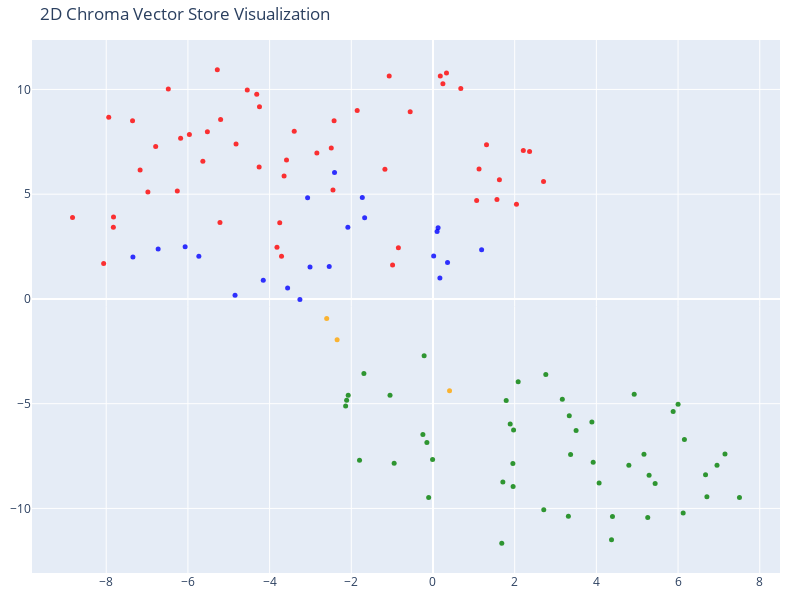

Notebook code for this chart:
### Code cell
# We humans find it easier to visalize things in 2D!
# Reduce the dimensionality of the vectors to 2D using t-SNE
# (t-distributed stochastic neighbor embedding)

tsne = TSNE(n_components=2, random_state=42)
reduced_vectors = tsne.fit_transform(vectors)

# Create the 2D scatter plot
fig = go.Figure(
    data=[
        go.Scatter(
            x=reduced_vectors[:, 0],
            y=reduced_vectors[:, 1],
            mode="markers",
            marker=dict(size=5, color=colors, opacity=0.8),
            text=[
                f"Type: {t}<br>Text: {d[:100]}..." for t, d in zip(doc_types, documents)
            ],
            hoverinfo="text",
        )
    ]
)

fig.update_layout(
    title="2D Chroma Vector Store Visualization",
    scene=dict(xaxis_title="x", yaxis_title="y"),
    width=800,
    height=600,
    margin=dict(r=20, b=10, l=10, t=40),
)

fig.show()

### Figure 1 — Plotly figure (JSON) as saved in the notebook; plotly's stock layout.template omitted (floating-point values rounded to 4 significant figures)
{"data": [{"hoverinfo": "text", "marker": {"color": ["blue", "blue", "blue", "blue", "blue", "blue", "blue", "blue", "blue", "blue", "blue", "blue", "blue", "blue", "blue", "blue", "blue", "blue", "blue", "blue", "blue", "red", "red", "red", "red", "red", "red", "red", "red", "red", "red", "red", "red", "red", "red", "red", "red", "red", "red", "red", "red", "red", "red", "red", "red", "red", "red", "red", "red", "red", "red", "red", "red", "red", "red", "red", "red", "red", "red", "red", "red", "red", "red", "red", "red", "red", "red", "red", "red", "red", "red", "red", "red", "orange", "orange", "orange", "green", "green", "green", "green", "green", "green", "green", "green", "green", "green", "green", "green", "green", "green", "green", "green", "green", "green", "green", "green", "green", "green", "green", "green", "green", "green", "green", "green", "green", "green", "green", "green", "green", "green", "green", "green", "green", "green", "green", "green", "green", "green", "green", "green", "green", "green", "green"], "opacity": 0.8, "size": 5}, "mode": "markers", "text": ["Type: products<br>Text: # Product Summary\n\n# Rellm: AI-Powered Enterprise Reinsurance Solution\n\n## Summary\n\nRellm is an inno...", "Type: products<br>Text: ### Seamless Integrations\nRellm's architecture is designed for effortless integration with existing ...", "Type: products<br>Text: ### Regulatory Compliance Tools\nRellm includes built-in compliance tracking features to help organiz...", "Type: products<br>Text: Join the growing number of organizations leveraging Rellm to enhance their reinsurance processes whi...", "Type: products<br>Text: Experience the future of reinsurance with Rellm, where innovation meets reliability. Let Insurellm h...", "Type: products<br>Text: # Product Summary\n\n# Markellm\n\n## Summary\n\nMarkellm is an innovative two-sided marketplace designed ...", "Type: products<br>Text: - **User-Friendly Interface**: Designed with user experience in mind, Markellm features an intuitive...", "Type: products<br>Text: - **Customer Support**: Our dedicated support team is always available to assist both consumers and ...", "Type: products<br>Text: ### For Insurance Companies:\n- **Basic Listing Fee**: $199/month for a featured listing on the platf...", "Type: products<br>Text: ### Q3 2025\n- Initiate a comprehensive marketing campaign targeting both consumers and insurers to i...", "Type: products<br>Text: # Product Summary\n\n# Homellm\n\n## Summary\nHomellm is an innovative home insurance product developed b...", "Type: products<br>Text: ### 2. Dynamic Pricing Model\nWith Homellm's innovative dynamic pricing model, insurance providers ca...", "Type: products<br>Text: ### 5. Multi-Channel Integration\nHomellm seamlessly integrates into existing insurance platforms, pr...", "Type: products<br>Text: - **Basic Tier:** Starting at $5,000/month for small insurers with basic integration features.\n- **S...", "Type: products<br>Text: All tiers include a comprehensive training program and ongoing updates to ensure optimal performance...", "Type: products<br>Text: With Homellm, Insurellm is committed to transforming the landscape of home insurance, ensuring both ...", "Type: products<br>Text: # Product Summary\n\n# Carllm\n\n## Summary\n\nCarllm is an innovative auto insurance product developed by...", "Type: products<br>Text: - **Instant Quoting**: With Carllm, insurance companies can offer near-instant quotes to customers, ...", "Type: products<br>Text: - **Mobile Integration**: Carllm is designed to work seamlessly with mobile applications, providing ...", "Type: products<br>Text: - **Professional Tier**: $2,500/month\n  - For medium-sized companies.\n  - All Basic Tier features pl...", "Type: products<br>Text: ### Q2 2025: Customer Experience Improvements\n- Launch of a new **mobile app** for end-users.\n- Intr...", "Type: contracts<br>Text: # Contract with GreenField Holdings for Markellm\n\n**Effective Date:** November 15, 2023  \n**Contract...", "Type: contracts<br>Text: ## Renewal\n1. **Automatic Renewal**: This contract will automatically renew for sequential one-year ...", "Type: contracts<br>Text: ## Features\n1. **AI-Powered Matching**: Access to advanced algorithms that connect GreenField Holdin...", "Type: contracts<br>Text: ## Support\n1. **Customer Support Access**: The Client will have access to dedicated support through ...", "Type: contracts<br>Text: **Signatures:**  \n_________________________                           _________________________  \n**...", "Type: contracts<br>Text: # Contract with Apex Reinsurance for Rellm: AI-Powered Enterprise Reinsurance Solution\n\n## Terms\n\n1....", "Type: contracts<br>Text: ## Renewal\n\n1. **Automatic Renewal**: This Agreement will automatically renew for successive one-yea...", "Type: contracts<br>Text: 2. **Seamless Integrations**: The architecture of Rellm allows for easy integration with existing sy...", "Type: contracts<br>Text: 1. **Technical Support**: Provider shall offer dedicated technical support to the Client via phone, ...", "Type: contracts<br>Text: **Insurellm, Inc.**  \n_____________________________  \nAuthorized Signature   \nDate: ________________...", "Type: contracts<br>Text: # Contract with Greenstone Insurance for Homellm\n\n---\n\n## Terms\n\n1. **Parties**: This Contract (\"Agr...", "Type: contracts<br>Text: 4. **Payment Terms**: \n   - The Customer shall pay an amount of $10,000 per month for the Standard T...", "Type: contracts<br>Text: ---\n\n## Features\n\n- **AI-Powered Risk Assessment**: Customer will have access to enhanced risk evalu...", "Type: contracts<br>Text: - **Customer Portal**: A dedicated portal will be provided, allowing the Customer's clients to manag...", "Type: contracts<br>Text: ______________________________  \n[Name], [Title]  \nDate: ______________________\n\n**For Greenstone In...", "Type: contracts<br>Text: # Contract with Roadway Insurance Inc. for Carllm\n\n---\n\n## Terms\n\n1. **Agreement Effective Date**: T...", "Type: contracts<br>Text: ---\n\n## Renewal\n\n1. **Automatic Renewal**: This agreement will automatically renew for an additional...", "Type: contracts<br>Text: ---\n\n## Features\n\n1. **Access to Core Features**: Roadway Insurance Inc. will have access to all Pro...", "Type: contracts<br>Text: ---\n\n## Support\n\n1. **Technical Support**: Roadway Insurance Inc. will receive priority technical su...", "Type: contracts<br>Text: # Contract with Stellar Insurance Co. for Rellm\n\n## Terms\nThis contract is made between **Insurellm*...", "Type: contracts<br>Text: ### Termination\nEither party may terminate this agreement with a **30-day written notice**. In the e...", "Type: contracts<br>Text: ## Features\nStellar Insurance Co. will receive access to the following features of the Rellm product...", "Type: contracts<br>Text: ## Support\nInsurellm provides Stellar Insurance Co. with the following support services:\n\n- **24/7 T...", "Type: contracts<br>Text: # Contract with TechDrive Insurance for Carllm\n\n**Contract Date:** October 1, 2024  \n**Contract Dura...", "Type: contracts<br>Text: ## Renewal\n\n1. **Automatic Renewal**: This contract shall automatically renew for additional one-yea...", "Type: contracts<br>Text: ## Support\n\n1. **Customer Support**: Insurellm will provide 24/7 customer support to TechDrive Insur...", "Type: contracts<br>Text: **TechDrive Insurance Representative:**  \nName: Sarah Johnson  \nTitle: Operations Director  \nDate: _...", "Type: contracts<br>Text: # Contract with Belvedere Insurance for Markellm\n\n## Terms\nThis Contract (\"Agreement\") is made and e...", "Type: contracts<br>Text: ## Renewal\n1. **Renewal Terms**: This Agreement may be renewed for additional one-year terms upon mu...", "Type: contracts<br>Text: ## Features\n1. **AI-Powered Matching**: Belvedere Insurance will benefit from Markellm's AI-powered ...", "Type: contracts<br>Text: ## Support\n1. **Technical Support**: Technical support will be available from 9 AM to 7 PM EST, Mond...", "Type: contracts<br>Text: **Belvedere Insurance**  \nSignature: ______________________  \nName: [Authorized Signatory]  \nTitle: ...", "Type: contracts<br>Text: # Contract with Velocity Auto Solutions for Carllm\n\n**Contract Date:** October 1, 2023  \n**Contract ...", "Type: contracts<br>Text: ## Renewal\n\n1. **Automatic Renewal**: This contract will automatically renew for successive 12-month...", "Type: contracts<br>Text: ## Support\n\n1. **Customer Support**: Velocity Auto Solutions will have access to Insurellm’s custome...", "Type: contracts<br>Text: # Contract with GreenValley Insurance for Homellm\n\n**Contract Date:** October 6, 2023  \n**Contract N...", "Type: contracts<br>Text: 4. **Confidentiality:** Both parties agree to maintain the confidentiality of proprietary informatio...", "Type: contracts<br>Text: 1. **AI-Powered Risk Assessment:** Access to advanced AI algorithms for real-time risk evaluations.\n...", "Type: contracts<br>Text: 3. **Regular Updates:** Insurellm will offer ongoing updates and enhancements to the Homellm platfor...", "Type: contracts<br>Text: # Contract with EverGuard Insurance for Rellm: AI-Powered Enterprise Reinsurance Solution\n\n**Contrac...", "Type: contracts<br>Text: 4. **Usage Rights**: EverGuard Insurance is granted a non-exclusive, non-transferable license to acc...", "Type: contracts<br>Text: 1. **Core Functionality**: Rellm provides EverGuard Insurance with advanced AI-driven analytics, sea...", "Type: contracts<br>Text: 1. **Customer Support**: Insurellm will provide EverGuard Insurance with 24/7 customer support, incl...", "Type: contracts<br>Text: ---\n\n**Signatures**  \n**For Insurellm**: __________________________  \n**Name**: John Smith  \n**Title...", "Type: contracts<br>Text: # Contract with BrightWay Solutions for Markellm\n\n**Contract Date:** October 5, 2023  \n**Contract ID...", "Type: contracts<br>Text: 3. **Service Level Agreement (SLA):**  \n   Insurellm commits to a 99.9% uptime for the platform with...", "Type: contracts<br>Text: 2. **Real-Time Quote Availability:**  \n   Consumers sourced via BrightWay Solutions will receive rea...", "Type: contracts<br>Text: 3. **Training and Onboarding:**  \n   Insurellm agrees to provide one free training session on how to...", "Type: contracts<br>Text: # Contract with Pinnacle Insurance Co. for Homellm\n\n## Terms\nThis contract (\"Contract\") is entered i...", "Type: contracts<br>Text: ## Renewal\n1. **Renewal Terms**: At the end of the initial term, this Contract shall automatically r...", "Type: contracts<br>Text: ## Features\n1. **AI-Powered Risk Assessment**: Utilized for tailored underwriting decisions specific...", "Type: contracts<br>Text: ## Support\n1. **Technical Support**: Insurellm shall provide 24/7 technical support via an email and...", "Type: company<br>Text: # Overview of Insurellm\n\nInsurellm is an innovative insurance tech firm with 200 employees across th...", "Type: company<br>Text: # Careers at Insurellm\n\nInsurellm is hiring! We are looking for talented software engineers, data sc...", "Type: company<br>Text: # About Insurellm\n\nInsurellm was founded by Avery Lancaster in 2015 as an insurance tech startup des...", "Type: employees<br>Text: # HR Record\n\n# Alex Chen\n\n## Summary\n- **Date of Birth:** March 15, 1990  \n- **Job Title:** Backend ...", "Type: employees<br>Text: ## Annual Performance History\n- **2020:**  \n  - Completed onboarding successfully.  \n  - Met expecta...", "Type: employees<br>Text: ## Compensation History\n- **2020:** Base Salary: $80,000  \n- **2021:** Base Salary Increase to $90,0...", "Type: employees<br>Text: Alex Chen continues to be a vital asset at Insurellm, contributing significantly to innovative backe...", "Type: employees<br>Text: # HR Record\n\n# Oliver Spencer\n\n## Summary\n- **Date of Birth**: May 14, 1990  \n- **Job Title**: Backe...", "Type: employees<br>Text: ## Annual Performance History\n- **2018**: **3/5** - Adaptable team player but still learning to take...", "Type: employees<br>Text: ## Compensation History\n- **March 2018**: Initial salary of $80,000.\n- **July 2019**: Salary increas...", "Type: employees<br>Text: # HR Record\n\n# Emily Tran\n\n## Summary\n- **Date of Birth:** March 18, 1991  \n- **Job Title:** Digital...", "Type: employees<br>Text: - **January 2017 - May 2018**: Marketing Intern  \n  - Supported the Marketing team by collaborating ...", "Type: employees<br>Text: - **2021**:  \n  - Performance Rating: Meets Expectations  \n  - Key Achievements: Contributed to the ...", "Type: employees<br>Text: - **Professional Development Goals**:  \n  - Emily Tran aims to become a Marketing Manager within the...", "Type: employees<br>Text: # HR Record\n\n# Jordan Blake\n\n## Summary\n- **Date of Birth:** March 15, 1993  \n- **Job Title:** Sales...", "Type: employees<br>Text: ## Annual Performance History\n- **2021:** First year at Insurellm; achieved 90% of monthly targets. ...", "Type: employees<br>Text: ## Other HR Notes\n- Jordan has shown an interest in continuing education, actively participating in ...", "Type: employees<br>Text: # Avery Lancaster\n\n## Summary\n- **Date of Birth**: March 15, 1985  \n- **Job Title**: Co-Founder & Ch...", "Type: employees<br>Text: - **2010 - 2013**: Business Analyst at Edge Analytics  \n  Prior to joining Innovate, Avery worked as...", "Type: employees<br>Text: - **2018**: **Exceeds Expectations**  \n  Under Avery’s pivoted vision, Insurellm launched two new su...", "Type: employees<br>Text: - **2022**: **Satisfactory**  \n  Avery focused on rebuilding team dynamics and addressing employee c...", "Type: employees<br>Text: ## Compensation History\n- **2015**: $150,000 base salary + Significant equity stake  \n- **2016**: $1...", "Type: employees<br>Text: ## Other HR Notes\n- **Professional Development**: Avery has actively participated in leadership trai...", "Type: employees<br>Text: # HR Record\n\n# Maxine Thompson\n\n## Summary\n- **Date of Birth:** January 15, 1991  \n- **Job Title:** ...", "Type: employees<br>Text: ## Insurellm Career Progression\n- **January 2017 - October 2018**: **Junior Data Engineer**  \n  * Ma...", "Type: employees<br>Text: ## Annual Performance History\n- **2017**: *Meets Expectations*  \n  Maxine showed potential in her ro...", "Type: employees<br>Text: - **2021**: *Exceeds Expectations*  \n  Maxine spearheaded the transition to a new data warehousing s...", "Type: employees<br>Text: ## Compensation History\n- **2017**: $70,000 (Junior Data Engineer)  \n- **2018**: $75,000 (Junior Dat...", "Type: employees<br>Text: # Samantha Greene\n\n## Summary\n- **Date of Birth:** October 14, 1990\n- **Job Title:** HR Generalist\n-...", "Type: employees<br>Text: ## Annual Performance History\n- **2020:** Exceeds Expectations  \n  Samantha Greene demonstrated exce...", "Type: employees<br>Text: ## Compensation History\n- **2020:** Base Salary - $55,000  \n  The entry-level salary matched industr...", "Type: employees<br>Text: - **2023:** Base Salary - $70,000  \n  Recognized for substantial improvement in employee relations m...", "Type: employees<br>Text: # HR Record\n\n# Alex Thomson\n\n## Summary\n- **Date of Birth:** March 15, 1995  \n- **Job Title:** Sales...", "Type: employees<br>Text: ## Annual Performance History  \n- **2022** - Rated as \"Exceeds Expectations.\" Alex Thomson achieved ...", "Type: employees<br>Text: ## Other HR Notes\n- Alex Thomson is an active member of the Diversity and Inclusion committee at Ins...", "Type: employees<br>Text: # HR Record\n\n# Samuel Trenton\n\n## Summary\n- **Date of Birth:** April 12, 1989  \n- **Job Title:** Sen...", "Type: employees<br>Text: ## Annual Performance History\n- **2023:** Rating: 4.5/5  \n  *Samuel exceeded expectations, successfu...", "Type: employees<br>Text: ## Compensation History\n- **2023:** Base Salary: $115,000 + Bonus: $15,000  \n  *Annual bonus based o...", "Type: employees<br>Text: - **Engagement in Company Culture:** Regularly participates in team-building events and contributes ...", "Type: employees<br>Text: # HR Record\n\n# Alex Harper\n\n## Summary\n- **Date of Birth**: March 15, 1993  \n- **Job Title**: Sales ...", "Type: employees<br>Text: ## Annual Performance History  \n- **2021**:  \n  - **Performance Rating**: 4.5/5  \n  - **Key Achievem...", "Type: employees<br>Text: - **2022**:  \n  - **Base Salary**: $65,000 (Promotion to Senior SDR)  \n  - **Bonus**: $13,000 (20% o...", "Type: employees<br>Text: # HR Record\n\n# Jordan K. Bishop\n\n## Summary\n- **Date of Birth:** March 15, 1990\n- **Job Title:** Fro...", "Type: employees<br>Text: ## Annual Performance History\n- **2019:** Exceeds Expectations - Continuously delivered high-quality...", "Type: employees<br>Text: ## Compensation History\n- **June 2018:** Starting Salary - $85,000\n- **June 2019:** Salary Increase ...", "Type: employees<br>Text: ## Other HR Notes\n- Jordan K. Bishop has been an integral part of club initiatives, including the In...", "Type: employees<br>Text: # HR Record\n\n# Emily Carter\n\n## Summary\n- **Date of Birth:** August 12, 1990  \n- **Job Title:** Acco...", "Type: employees<br>Text: - **2017-2019:** Marketing Intern  \n  - Assisted with market research and campaign development for s...", "Type: employees<br>Text: ## Compensation History\n| Year | Base Salary | Bonus         | Total Compensation |\n|------|--------...", "Type: employees<br>Text: Emily Carter exemplifies the kind of talent that drives Insurellm's success and is an invaluable ass..."], "type": "scatter", "x": [-2.084, -1.731, -2.411, -1.673, -3.07, -5.732, -6.068, -6.729, -7.347, 0.1691, -2.541, -3.011, -3.559, -4.847, -4.155, -3.258, 1.191, 0.01629, 0.1001, 0.1247, 0.3557, -7.171, 0.2425, -0.9895, -8.063, -7.939, -2.49, -0.5585, -1.177, -4.821, -7.356, -4.547, -1.072, -3.709, -5.524, -5.281, 2.706, 0.6809, -0.8475, 2.043, -2.422, -1.856, -2.448, -3.397, 1.626, 1.128, 1.069, 1.566, -6.98, 0.3304, -5.216, -6.179, -6.26, 2.211, 1.31, 2.365, -4.315, -4.248, -3.752, -5.2, -2.843, -3.586, -3.646, -4.257, -5.634, -7.822, -8.825, -7.826, -6.789, -6.48, 0.1786, -3.819, -5.964, -2.602, 0.405, -2.347, 1.973, 1.956, 6.953, -0.217, 1.89, 1.961, 7.148, -0.2473, -0.1497, 4.067, -0.9511, 3.89, 5.165, 2.762, -1.692, -2.076, -2.139, -2.114, 6.706, -1.052, 1.684, 5.88, 2.712, 6.001, 6.156, 4.394, 3.315, 6.125, 5.258, 3.337, 5.439, 3.166, 4.926, 5.291, 6.673, -0.106, 3.503, 3.922, 4.795, 1.792, 1.71, 7.504, 2.086, 3.368, -0.009903, 4.371, -1.799], "y": [3.422, 4.845, 6.037, 3.878, 4.833, 2.036, 2.494, 2.378, 1.996, 1.002, 1.547, 1.528, 0.5275, 0.1701, 0.8939, -0.03156, 2.348, 2.046, 3.224, 3.396, 1.735, 6.151, 10.27, 1.616, 1.686, 8.671, 7.21, 8.933, 6.185, 7.395, 8.502, 9.976, 10.64, 2.042, 7.978, 10.94, 5.609, 10.04, 2.447, 4.517, 8.508, 8.997, 5.204, 7.998, 5.692, 6.207, 4.698, 4.746, 5.104, 10.79, 3.646, 7.669, 5.147, 7.083, 7.363, 7.038, 9.764, 9.169, 3.632, 8.57, 6.97, 6.627, 5.871, 6.303, 6.568, 3.91, 3.883, 3.427, 7.274, 10.02, 10.64, 2.469, 7.848, -0.9347, -4.386, -1.944, -6.251, -7.86, -7.945, -2.709, -5.965, -8.95, -7.406, -6.469, -6.859, -8.789, -7.842, -5.872, -7.417, -3.611, -3.554, -4.596, -5.114, -4.842, -9.442, -4.598, -11.66, -5.367, -10.06, -5.026, -6.714, -10.39, -10.38, -10.22, -10.43, -5.577, -8.811, -4.792, -4.55, -8.421, -8.39, -9.484, -6.284, -7.795, -7.944, -4.849, -8.737, -9.482, -3.952, -7.42, -7.66, -11.49, -7.698]}], "layout": {"height": 600, "margin": {"b": 10, "l": 10, "r": 20, "t": 40}, "scene": {"xaxis": {"title": {"text": "x"}}, "yaxis": {"title": {"text": "y"}}}, "title": {"text": "2D Chroma Vector Store Visualization"}, "width": 800}}
